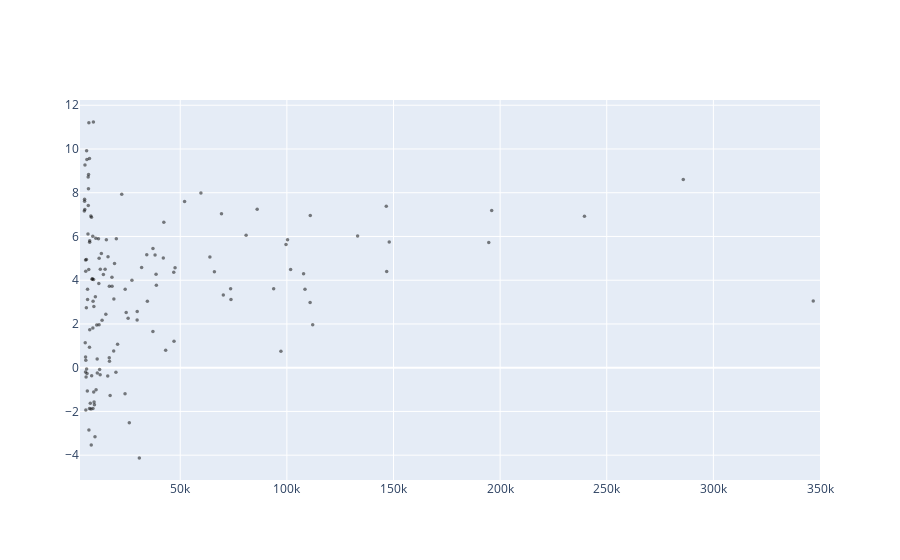

Notebook source saved alongside this figure:
### Code cell
fig = go.Figure()
scatter = go.Scatter(x= preparedDfForDelayByAirport["TOTAL_FLIGHTS"], y = preparedDfForDelayByAirport["AVERAGE_ARRIVAL_DELAY"], mode = "markers", name = "",
                    customdata = preparedDfForDelayByAirport.AIRPORT,
                    hovertemplate = "%{customdata} <br>Average delay: %{y} min <br>Flights in 2015: %{x}",
                    marker = dict(
                        color = "black",
                        size = 3.5,
                        opacity = 0.5)
                    )

fig.update(layout_xaxis_range = [3000, 350000])
fig.add_trace(scatter)
fig.show()

### Figure 1 — Plotly figure (JSON) as saved in the notebook; plotly's stock layout.template omitted (floating-point values rounded to 4 significant figures; data arrays with more than 128 entries replaced by an {"elided": "..."} marker saying what was removed)
{"data": [{"customdata": {"elided": "141 str values"}, "hovertemplate": "%{customdata} <br>Average delay: %{y} min <br>Flights in 2015: %{x}", "marker": {"color": "black", "opacity": 0.5, "size": 3.5}, "mode": "markers", "name": "", "type": "scatter", "x": {"elided": "141 int values"}, "y": {"elided": "141 float values"}}], "layout": {"xaxis": {"range": [3000, 350000]}}}
